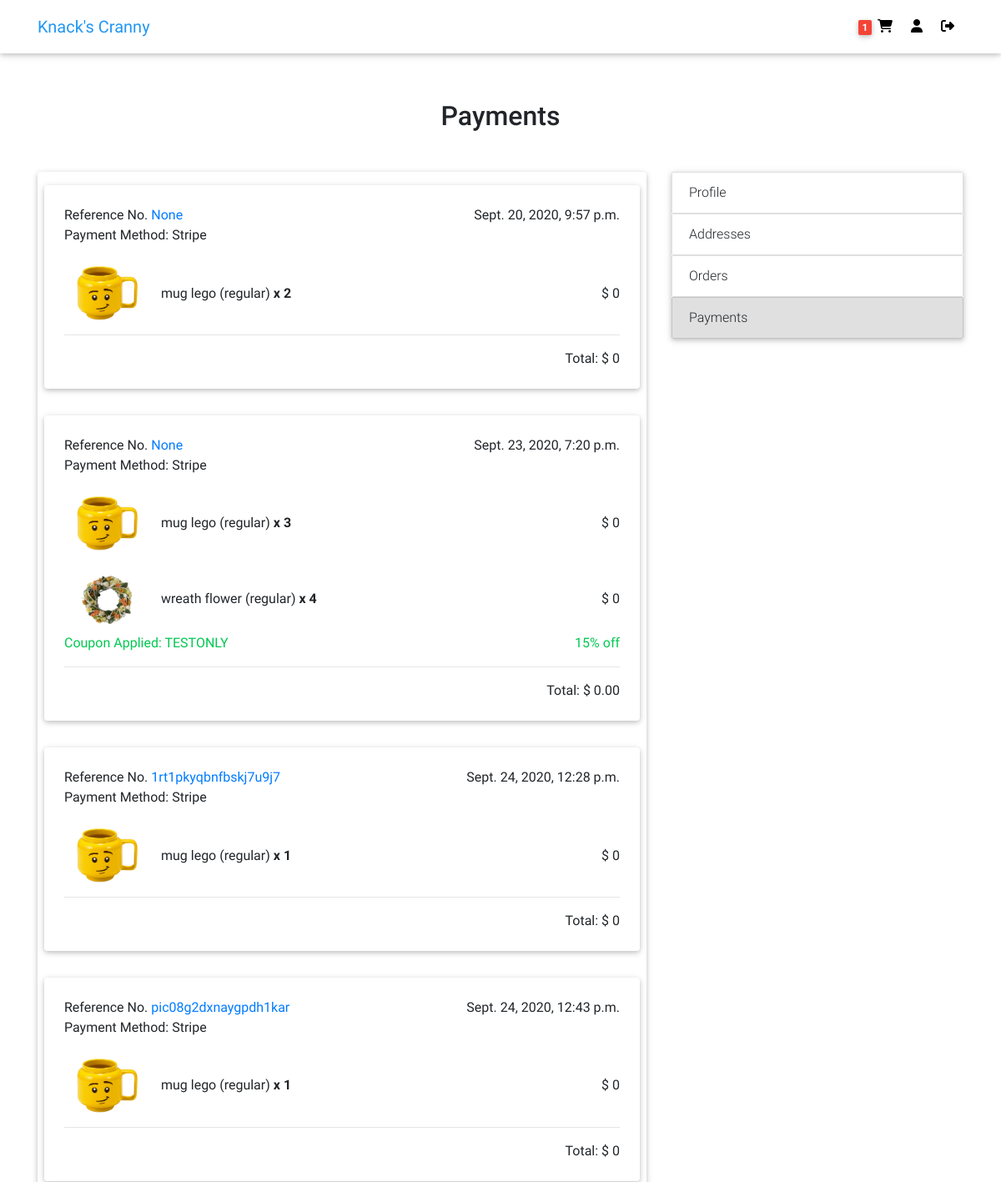
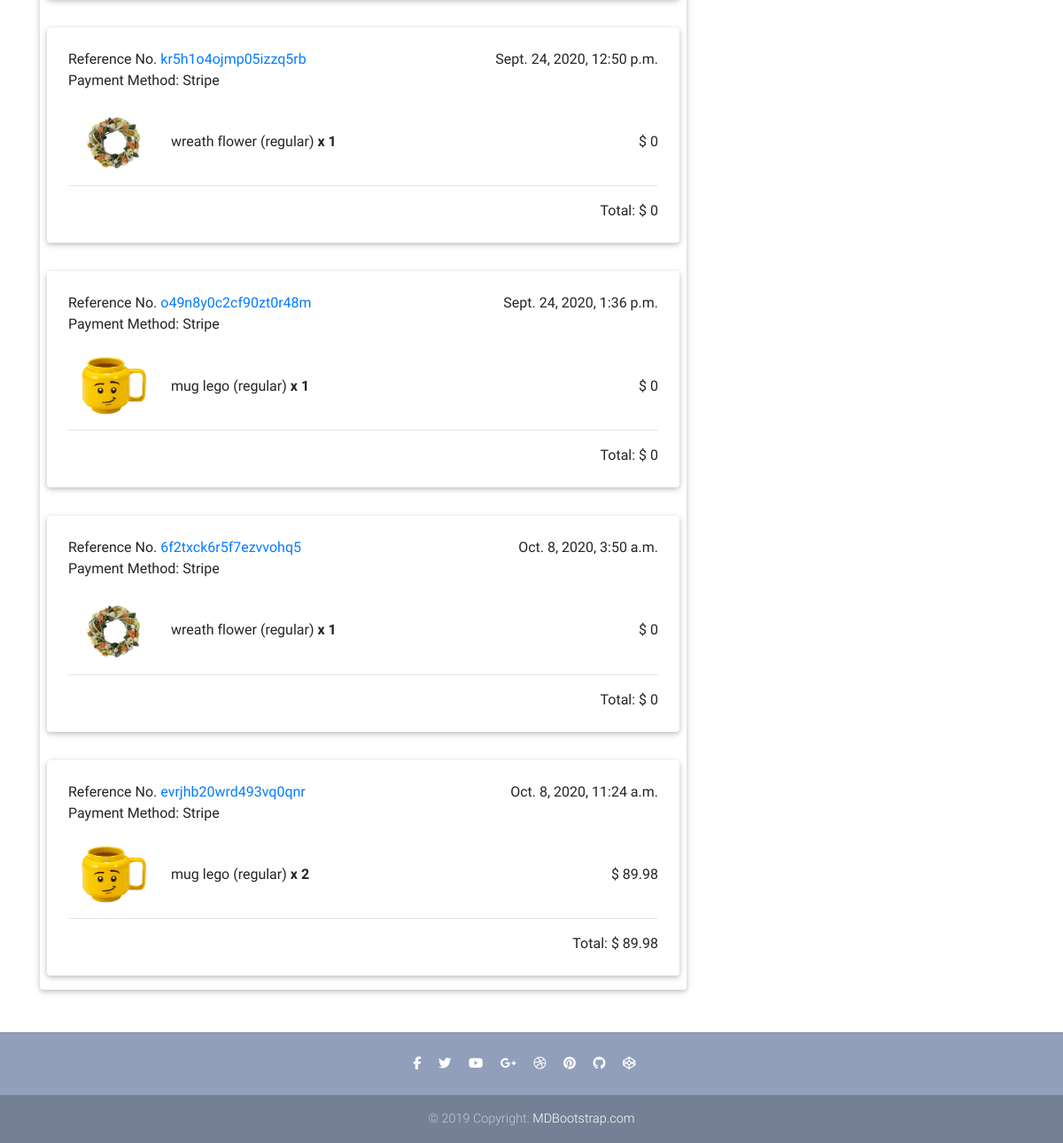
The page /payments/ (signed in) on the database its author committed (2 pictures, top to bottom).
### users/models.py (models this page shows, shortened)
class Customer(models.Model):
    user = models.OneToOneField(User, on_delete=models.SET_NULL, blank=True, null=True)
    session_id = models.CharField(max_length=32, blank=True, null=True)
    first_name = models.CharField(max_length=50, blank=True, null=True)
    last_name = models.CharField(max_length=50, blank=True, null=True)
    email = models.EmailField(max_length=100, blank=True, null=True)
    contact1 = models.CharField(max_length=30, blank=True, null=True)
    contact2 = models.CharField(max_length=30, blank=True, null=True)
    date_added = models.DateTimeField(default=timezone.now)
    date_updated = models.DateTimeField(default=timezone.now)
    image = models.ImageField(default=f'default_profile.png', upload_to='profile_pics')

### ecommerce/models.py (models this page shows, shortened)
class Order(models.Model):
    customer = models.ForeignKey(Customer, on_delete=models.SET_NULL, blank=True, null=True)
    reference_code = models.CharField(max_length=20, blank=True, null=True)
    shipping_address = models.ForeignKey(Address, related_name='shipping_address', on_delete=models.SET_NULL, blank=True, null=True)
    billing_address = models.ForeignKey(Address, related_name='billing_address', on_delete=models.SET_NULL, blank=True, null=True)
    payment = models.ForeignKey(Payment, on_delete=models.SET_NULL, blank=True, null=True)
    coupon = models.ForeignKey(Coupon, on_delete=models.SET_NULL, blank=True, null=True)
    date_added = models.DateTimeField(default=timezone.now)
    is_ordered = models.BooleanField(default=False)
    ordered_date = models.DateTimeField(blank=True, null=True)
    date_updated = models.DateTimeField(default=timezone.now)
    @property
    def get_ordered_cart_total(self):
        order_items = self.orderitem_set.all()
        total = sum([item.get_ordered_total for item in order_items])
        if self.coupon:
            if self.coupon.fixed_amount:
                total -= self.coupon.fixed_amount
            elif self.coupon.percent_value:
                total = round(total - (total * (self.coupon.percent_value / 100)),2)
        return total
    @property
    def get_cart_items(self):
        order_items = self.orderitem_set.all()
        total = sum([item.quantity for item in order_items])
        return total
    @property
    def get_discount(self):
        if self.coupon.fixed_amount:
            return '-$'+str(self.coupon.fixed_amount)
        elif self.coupon.percent_value:
            return str(round(self.coupon.percent_value,0))+'% off'

class OrderItem(models.Model):
    item = models.ForeignKey(Variation, on_delete=models.SET_NULL, blank=True, null=True)
    order = models.ForeignKey(Order, on_delete=models.SET_NULL, blank=True, null=True)
    ordered_item_price = models.DecimalField(max_digits=6, decimal_places=2, null=True, blank=True)
    quantity = models.IntegerField(default=0, blank=True, null=True)
    date_added = models.DateTimeField(default=timezone.now)
    @property
    def get_ordered_total(self):
        if self.ordered_item_price:
            total = self.ordered_item_price * self.quantity # 4.TODO remove the conditional if db is reloaded
        else:
            total = 0
        return total

### payment/models.py (models this page shows, shortened)
class Payment(models.Model):
    customer = models.ForeignKey(Customer, on_delete=models.SET_NULL, blank=True, null=True)
    charge_id = models.CharField(max_length=50)
    amount = models.DecimalField(max_digits=6, decimal_places=2)
    payment_method = models.CharField(max_length=1, choices=PAYMENT_METHOD)
    date_added = models.DateTimeField(default=timezone.now)

class Coupon(models.Model):
    code = models.CharField(max_length=20)
    fixed_amount = models.DecimalField(max_digits=4, decimal_places=2, blank=True, null=True)
    percent_value = models.DecimalField(max_digits=4, decimal_places=2, blank=True, null=True)
    date_added = models.DateTimeField(default=timezone.now)
    date_updated = models.DateTimeField(default=timezone.now)
    date_expiration = models.DateTimeField(blank=True, null=True)
    def __str__(self):
        return self.code[:10]

### items/models.py (models this page shows, shortened)
class Variation(models.Model):
    item = models.ForeignKey(Item, on_delete=models.CASCADE)
    name = models.CharField(max_length=100, default='regular')
    alias = models.CharField(max_length=150, blank=True, unique=True)
    price = models.DecimalField(max_digits=6, decimal_places=2, null=True, blank=True)
    price_discount = models.DecimalField(max_digits=6, decimal_places=2, null=True, blank=True)
    description = models.TextField(null=True, blank=True)
    inventory = models.PositiveIntegerField(default=0, blank=True)
    active = models.BooleanField(default=True)
    date_added = models.DateTimeField(default=timezone.now)
    date_updated = models.DateTimeField(default=timezone.now)

class VariationImage(models.Model):
    variation = models.ForeignKey(Variation, on_delete=models.CASCADE)
    name = models.CharField(max_length=100, default='default')
    alias = models.CharField(max_length=150, blank=True, unique=True)
    image = image = models.ImageField(default=f'default_variation.png', upload_to='item_variation_pics')

class Item(models.Model):
    category = models.ForeignKey(Category, on_delete=models.SET_NULL, null=True, blank=True)
    name = models.CharField(max_length=100, unique=True)
    description = models.TextField()
    price = models.DecimalField(max_digits=6, decimal_places=2)
    price_discount = models.DecimalField(max_digits=6, decimal_places=2, null=True, blank=True)
    date_added = models.DateTimeField(default=timezone.now)
    date_updated = models.DateTimeField(default=timezone.now)
    image = models.ImageField(default=f'default.png', upload_to='item_pics')

### users/views.py (the view)
# urls.py: path('payments/', views.payments, name='payments'),
@login_required
def payments(request):
    customer = Customer.objects.filter(user=request.user).first()
    orders = Order.objects.filter(customer=customer, is_ordered=True)
    if request.method == 'GET':
        context = {
            'orders': orders,
        }
        return render(request, 'users/payments.html', context)

### ecommerce/templatetags/cart_items_count.py (called while the page is built)
@register.filter
def cart_items_count(request):
    customer = query_customer(request)
    order = Order.objects.filter(customer=customer, is_ordered=False)
    if order.exists():
        return order.first().get_cart_items
    return None

### ecommerce/views.py (called while the page is built)
def query_customer(request):
    if request.user.is_authenticated:
        return Customer.objects.filter(user=request.user).first()
    else:
        return get_session(request)

### users/templates/users/payments.html
{% extends "ecommerce/base.html" %}
{% load crispy_forms_tags %}
{% block content %}
<main class="mt-5 pt-4">
  <div class="container fadeIn">
    <h2 class="my-5 h2 text-center">Payments</h2>
    <div class="row">
      <div class="col-md-8 mb-4">
        <div class="card">
          {% for order in orders %}
          <div class="card mx-2 my-3">
            <div class="px-4 py-4">
              <div class="row">
                <div class="col-md-6">
                  Reference No. <a id="{{ order.reference_code}}" class="anchor" href="/orders/#{{ order.reference_code }}">{{ order.reference_code}}</a>
                </div>
                <div class="col-md-6 text-right">
                  <span>{{ order.ordered_date }}</span>
                </div>
              </div>
              <div class="row">
                <div class="col-md-12">
                  Payment Method: {{ order.payment.get_payment_method_display }}
                </div>
              </div>
              {% for item in order.orderitem_set.all %}
              <div class="row pt-4 align-items-center">
                <div class="col-md-2">
                  <a href="{% url 'ecommerce:item' item.item.item.id item.item.name %}" class="item-label">
                    <img style="width:100px" src="{{ item.item.variationimage_set.first.image.url }}">
                  </a>
                </div>
                <div class="col-md-5">
                  <a href="{% url 'ecommerce:item' item.item.item.id item.item.name %}" class="item-label">
                    {{ item.item.item.name }} ({{ item.item.name }}) <strong>x {{ item.quantity }}</strong>
                  </a>
                </div>
                <div class="col-md-3 offset-md-2 text-right">
                  $ {{ item.get_ordered_total }}
                </div>
              </div>
              {% endfor %}
              {% if order.coupon %}
              <div class="row mt-2 text-success">
                <div class="col-md-6">
                  Coupon Applied: {{ order.coupon }}
                </div>
                <div class="col-md-6 text-right">
                  {{ order.get_discount }}
                </div>
              </div>
              {% endif %}
              <hr>
              <div class="row">
                <div class="col-md-12 text-right">
                  Total: $ {{ order.get_ordered_cart_total }}
                </div>
              </div>
            </div>
          </div>
          {% endfor %}
        </div>
      </div>
      <div class="col-md-4 mb-4">
        <ul class="list-group mb-3 z-depth-1">
          <a href="{% url 'users:profile' %}">
            <li class="list-group-item d-flex justify-content-between">Profile</li>
          </a>
          <a href="{% url 'users:addresses' %}">
            <li class="list-group-item d-flex justify-content-between">Addresses</li>
          </a>
          <a href="{% url 'users:orders' %}">
            <li class="list-group-item d-flex justify-content-between">Orders</li>
          </a>
          <a href="{% url 'users:payments' %}">
            <li class="list-group-item d-flex justify-content-between bg-light">Payments</li>
          </a>
        </ul>
      </div>
    </div>
  </div>
</main>
{% endblock content %}

### ecommerce/templates/ecommerce/navbar.html (shortened to what this page needs)
{% load cart_items_count %}
<nav class="navbar fixed-top navbar-expand-lg navbar-light white scrolling-navbar">
    <div class="container">
      <a class="navbar-brand waves-effect" href="/">
        <strong class="blue-text">Knack's Cranny</strong>
      </a>
      <div class="collapse navbar-collapse" id="navbarSupportedContent">
        <ul class="navbar-nav nav-flex-icons">
          {% if request.user.is_authenticated %}
          <li class="nav-item">
            <a href="{% url 'ecommerce:cart' %}" class="nav-link waves-effect" title="Cart">
              {% if request|cart_items_count %}
              <span class="badge red z-depth-1"> {{ request|cart_items_count }} </span>
              {% endif %}
              <i class="fas fa-shopping-cart"></i>
            </a>
          </li>
          <li class="nav-item">
            <a href="{% url 'users:profile' %}" class="nav-link waves-effect" title="{{ user.username }}">
              <i class="fas fa-user"></i>
            </a>
          </li>
          <li class="nav-item">
            <a class="nav-link waves-effect" href="{% url 'logout' %}" title="Log Out">
              <i class="fas fa-sign-out-alt"></i>
            </a>
          </li>
          {% endif %}
        </ul>
      </div>
    </div>
  </nav>

### ecommerce/static/ecommerce/css/style.css (style rules this page uses)
.anchor { position: relative; padding-top: 100px; }
a .list-group-item, .item-label, .item-label:hover { color: #212529; text-decoration: inherit; }

### rows shown on the page
Order: reference_code "None", ordered_date "Sept. 20, 2020, 9:57 p.m.", payment.payment_method "Stripe", get_ordered_cart_total "0"
OrderItem: item.variationimage_set.first.image (picture), item.item.name "mug lego", item.name "regular", quantity "2", get_ordered_total "0"
Order: reference_code "None", ordered_date "Sept. 23, 2020, 7:20 p.m.", payment.payment_method "Stripe", coupon "TESTONLY", get_discount "15% off", get_ordered_cart_total "0.00"
OrderItem: item.variationimage_set.first.image (picture), item.item.name "mug lego", item.name "regular", quantity "3", get_ordered_total "0"
OrderItem: item.variationimage_set.first.image (picture), item.item.name "wreath flower", item.name "regular", quantity "4", get_ordered_total "0"
Order: reference_code "1rt1pkyqbnfbskj7u9j7", ordered_date "Sept. 24, 2020, 12:28 p.m.", payment.payment_method "Stripe", get_ordered_cart_total "0"
OrderItem: item.variationimage_set.first.image (picture), item.item.name "mug lego", item.name "regular", quantity "1", get_ordered_total "0"
Order: reference_code "pic08g2dxnaygpdh1kar", ordered_date "Sept. 24, 2020, 12:43 p.m.", payment.payment_method "Stripe", get_ordered_cart_total "0"
OrderItem: item.variationimage_set.first.image (picture), item.item.name "mug lego", item.name "regular", quantity "1", get_ordered_total "0"
Order: reference_code "kr5h1o4ojmp05izzq5rb", ordered_date "Sept. 24, 2020, 12:50 p.m.", payment.payment_method "Stripe", get_ordered_cart_total "0"
OrderItem: item.variationimage_set.first.image (picture), item.item.name "wreath flower", item.name "regular", quantity "1", get_ordered_total "0"
Order: reference_code "o49n8y0c2cf90zt0r48m", ordered_date "Sept. 24, 2020, 1:36 p.m.", payment.payment_method "Stripe", get_ordered_cart_total "0"
OrderItem: item.variationimage_set.first.image (picture), item.item.name "mug lego", item.name "regular", quantity "1", get_ordered_total "0"
Order: reference_code "6f2txck6r5f7ezvvohq5", ordered_date "Oct. 8, 2020, 3:50 a.m.", payment.payment_method "Stripe", get_ordered_cart_total "0"
OrderItem: item.variationimage_set.first.image (picture), item.item.name "wreath flower", item.name "regular", quantity "1", get_ordered_total "0"
Order: reference_code "evrjhb20wrd493vq0qnr", ordered_date "Oct. 8, 2020, 11:24 a.m.", payment.payment_method "Stripe", get_ordered_cart_total "89.98"
OrderItem: item.variationimage_set.first.image (picture), item.item.name "mug lego", item.name "regular", quantity "2", get_ordered_total "89.98"

### other values the page prints
{{ request|cart_items_count }} "1"
